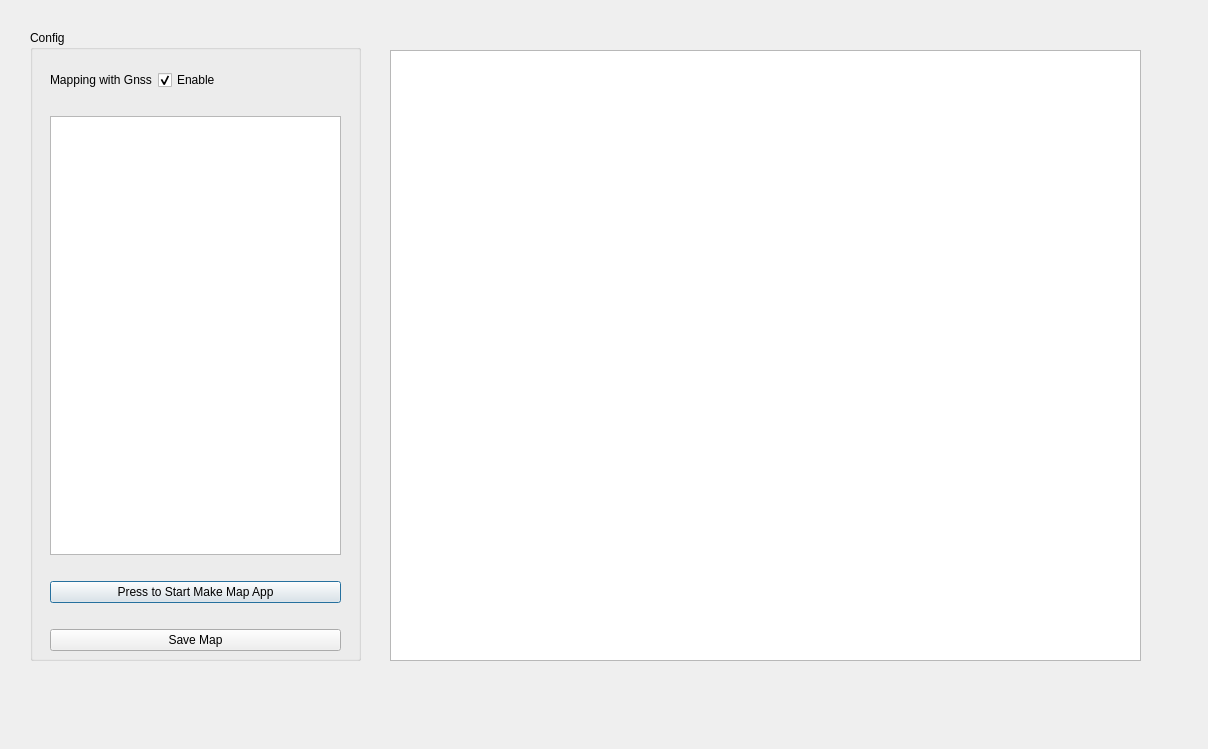
<?xml version="1.0" encoding="UTF-8"?>
<ui version="4.0">
 <class>SubWindow_MakeMap</class>
 <widget class="QDialog" name="SubWindow_MakeMap">
  <property name="geometry">
   <rect>
    <x>0</x>
    <y>0</y>
    <width>1208</width>
    <height>749</height>
   </rect>
  </property>
  <property name="windowTitle">
   <string>Dialog</string>
  </property>
  <widget class="QGraphicsView" name="graphicsView">
   <property name="geometry">
    <rect>
     <x>390</x>
     <y>50</y>
     <width>751</width>
     <height>611</height>
    </rect>
   </property>
  </widget>
  <widget class="QGroupBox" name="groupBox_Config">
   <property name="geometry">
    <rect>
     <x>30</x>
     <y>30</y>
     <width>331</width>
     <height>631</height>
    </rect>
   </property>
   <property name="title">
    <string>Config</string>
   </property>
   <widget class="QWidget" name="verticalLayoutWidget">
    <property name="geometry">
     <rect>
      <x>20</x>
      <y>40</y>
      <width>291</width>
      <height>581</height>
     </rect>
    </property>
    <layout class="QVBoxLayout" name="verticalLayout">
     <item>
      <layout class="QFormLayout" name="formLayout">
       <item row="0" column="0">
        <widget class="QLabel" name="label_mapWithGnss">
         <property name="text">
          <string>Mapping with Gnss</string>
         </property>
        </widget>
       </item>
       <item row="0" column="1">
        <widget class="QCheckBox" name="checkBox_mapWithGnss">
         <property name="text">
          <string>Enable</string>
         </property>
         <property name="checked">
          <bool>true</bool>
         </property>
        </widget>
       </item>
      </layout>
     </item>
     <item>
      <spacer name="horizontalSpacer_3">
       <property name="orientation">
        <enum>Qt::Horizontal</enum>
       </property>
       <property name="sizeHint" stdset="0">
        <size>
         <width>40</width>
         <height>20</height>
        </size>
       </property>
      </spacer>
     </item>
     <item>
      <widget class="QTextEdit" name="textEdit_mapStatus"/>
     </item>
     <item>
      <spacer name="horizontalSpacer_5">
       <property name="orientation">
        <enum>Qt::Horizontal</enum>
       </property>
       <property name="sizeHint" stdset="0">
        <size>
         <width>40</width>
         <height>20</height>
        </size>
       </property>
      </spacer>
     </item>
     <item>
      <widget class="QPushButton" name="pushButton_StartMap">
       <property name="enabled">
        <bool>true</bool>
       </property>
       <property name="styleSheet">
        <string notr="true">font: 14pt &quot;Sans Serif&quot;;</string>
       </property>
       <property name="text">
        <string>Press to Start Make Map App</string>
       </property>
       <property name="checkable">
        <bool>true</bool>
       </property>
       <property name="checked">
        <bool>false</bool>
       </property>
      </widget>
     </item>
     <item>
      <spacer name="horizontalSpacer_2">
       <property name="orientation">
        <enum>Qt::Horizontal</enum>
       </property>
       <property name="sizeHint" stdset="0">
        <size>
         <width>40</width>
         <height>20</height>
        </size>
       </property>
      </spacer>
     </item>
     <item>
      <widget class="QPushButton" name="pushButton_saveMap">
       <property name="styleSheet">
        <string notr="true">font: 14pt &quot;Sans Serif&quot;;</string>
       </property>
       <property name="text">
        <string>Save Map</string>
       </property>
      </widget>
     </item>
    </layout>
   </widget>
  </widget>
 </widget>
 <resources/>
 <connections/>
</ui>
